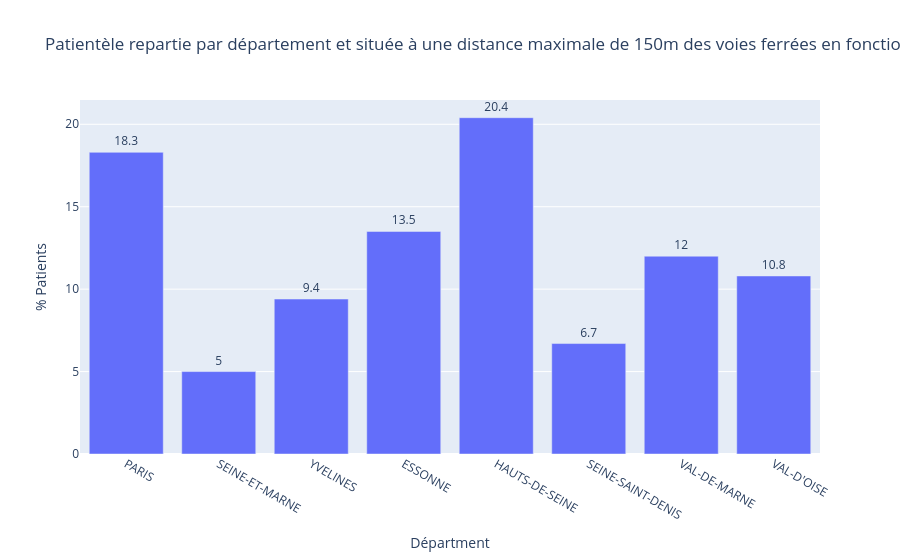

Notebook source saved alongside this figure:
### Code cell
for key, gdf in gdf_idf_patho_150m.items():
    fig = go.Figure()
    fig.add_trace(go.Bar(x=gdf['NOM_DEPT'], y=gdf['pourcentage_150m'], name=key,
                         text=gdf['pourcentage_150m'].round(1),
                         textposition='outside'))
    fig.update_layout(barmode='group', 
                      xaxis=dict(title='Départment'),
                      yaxis=dict(title='% Patients'),
                      title=f'Patientèle repartie par département et située à une distance maximale de 150m des voies ferrées en fonction de leur groupe pathologique: {key.replace("gdf_idf_", "").replace("_150m", "").replace("_points", "").title()}')
    fig.show()



# # Création d'une figure avec des sous-trames
# fig =  go.Figure()

# # Ajout des bar plots pour chaque périmètre
# fig.add_trace(go.Bar(x=gdf_idf_hemato_150m['NOM_DEPT'], y=gdf_idf_hemato_150m['pourcentage'], name='cancer hemato',
#                      text=gdf_idf_hemato_150m['pourcentage'].round(1),
#                      textposition='outside'))
# fig.add_trace(go.Bar(x=gdf_idf_sein_150m['NOM_DEPT'], y=gdf_idf_sein_150m['pourcentage'], name='cancer sein',
#                      text=gdf_idf_sein_150m['pourcentage'].round(1),
#                      textposition='outside'))
# fig.add_trace(go.Bar(x=gdf_idf_uro_150m['NOM_DEPT'], y=gdf_idf_uro_150m['pourcentage'], name='cancer uro',
#                      text=gdf_idf_uro_150m['pourcentage'].round(1),
#                      textposition='outside'))
# fig.add_trace(go.Bar(x=gdf_idf_ophtalmo_150m['NOM_DEPT'], y=gdf_idf_ophtalmo_150m['pourcentage'], name='cancer ophtalmo',
#                      text=gdf_idf_ophtalmo_150m['pourcentage'].round(1),
#                      textposition='outside'))
# fig.add_trace(go.Bar(x=gdf_idf_thorax_150m['NOM_DEPT'], y=gdf_idf_thorax_150m['pourcentage'], name='cancer thorax',
#                      text=gdf_idf_thorax_150m['pourcentage'].round(1),
#                      textposition='outside'))


# fig.update_layout(barmode='group', 
#                   xaxis=dict(title='Départment'),
#                   yaxis=dict(title='% Patients'),
#                   title='Patientèle repartie par département et située à une distance maximale de 150m des voies ferrées en fonction de leur groupe pathologique')

# fig.show()

### Figure 1 — Plotly figure (JSON) as saved in the notebook; plotly's stock layout.template omitted (floating-point values rounded to 4 significant figures)
{"data": [{"name": "gdf_idf_neuro_points_150m", "text": [18.3, 5, 9.4, 13.5, 20.4, 6.7, 12, 10.8], "textposition": "outside", "type": "bar", "x": ["PARIS", "SEINE-ET-MARNE", "YVELINES", "ESSONNE", "HAUTS-DE-SEINE", "SEINE-SAINT-DENIS", "VAL-DE-MARNE", "VAL-D'OISE"], "y": [18.3, 5, 9.4, 13.5, 20.4, 6.7, 12, 10.8]}], "layout": {"barmode": "group", "title": {"text": "Patientèle repartie par département et située à une distance maximale de 150m des voies ferrées en fonction de leur groupe pathologique: Neuro"}, "xaxis": {"title": {"text": "Départment"}}, "yaxis": {"title": {"text": "% Patients"}}}}
